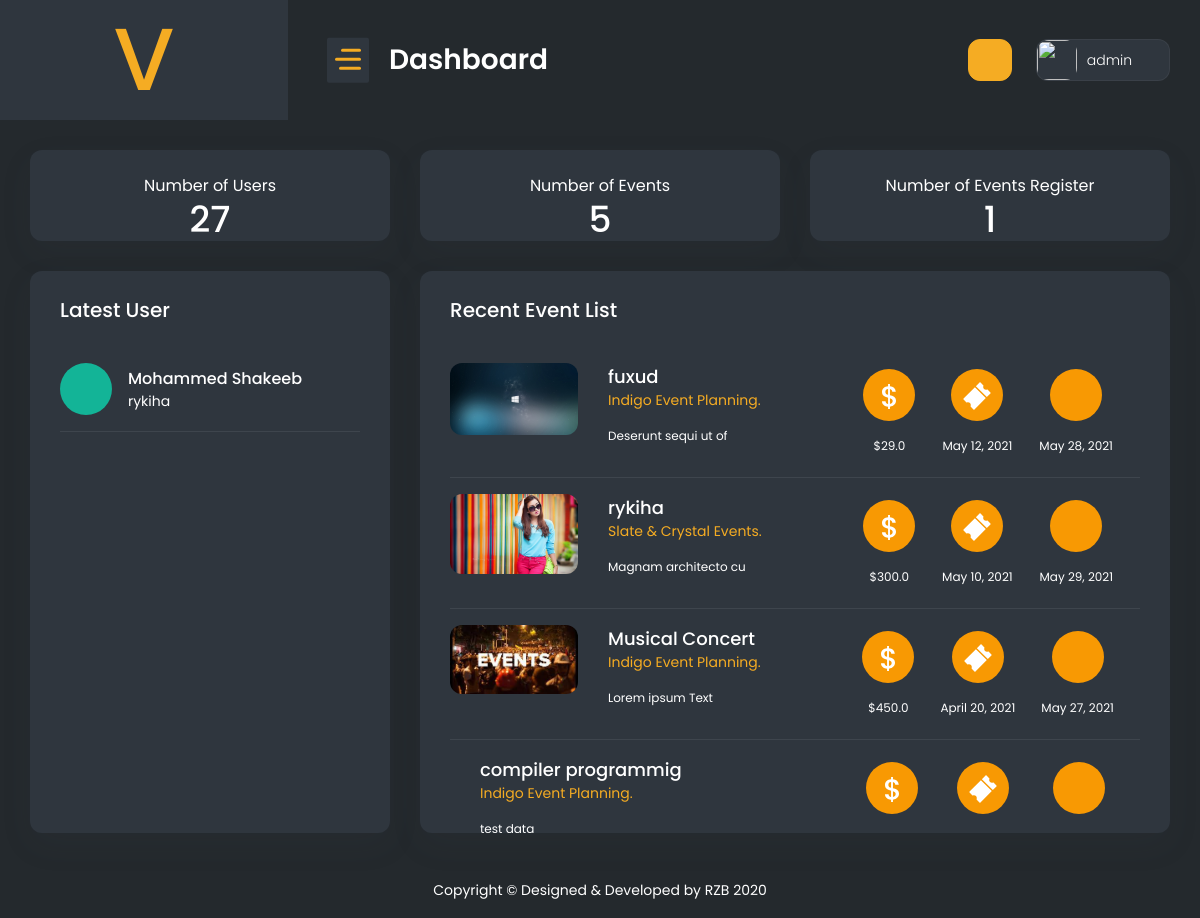
Screenshot of /superadmin/ (signed in) with the database file from the repository.
### webapp/models.py (models this page shows)
class User_Event_Registration(models.Model):
    Registration_id = models.AutoField(primary_key=True)
    user_id = models.ForeignKey(User_Signup , on_delete=models.SET_NULL,blank=True,null=True)
    EventId = models.ForeignKey(Event , on_delete=models.SET_NULL,blank=True,null=True)
    Description = models.CharField(max_length=255, default="")
    created = models.DateTimeField(auto_now_add=True, blank=True)
    status =models.CharField(max_length=100, choices=STATUS , default="Disable")

class User_Signup(models.Model):
    user_id = models.AutoField(primary_key=True)
    Name = models.CharField(max_length=255, default="")
    Surname = models.CharField(max_length=255, default="")
    Ci = models.CharField(max_length=255, default="")
    Ruc = models.CharField(max_length=255, default="")
    Gender = models.CharField(max_length=20, default="")
    Phones = models.CharField(max_length=20, default="")
    Email = models.EmailField(max_length=255, default="")
    Direction = models.CharField(max_length=255, default="")
    City =  models.CharField(max_length=255, default="")
    Birth_date  = models.DateField()
    Creation = models.DateTimeField(auto_now_add=True, blank=True)
    Password = models.TextField(max_length=500 , default="")
    def __str__(self):
        return self.Name

class Event(models.Model):
    EventId = models.AutoField(primary_key=True)
    EventName = models.CharField(max_length=255, default="")
    Cost = models.FloatField(default=0.0)
    Registration_start = models.DateField()
    Registration_end = models.DateField()
    Runner_quantity = models.IntegerField(default=0)
    Event_logo = models.ImageField(upload_to='Eventlogo/',default="SuperAdmin/dummy.jpg")
    Status = models.CharField(max_length=50, default="")
    EventTypeId = models.ForeignKey(Event_Type , on_delete=models.SET_NULL,blank=True,null=True)
    Description = models.TextField(default="")
    created = models.DateTimeField(auto_now_add=True, blank=True)
    buy_link=models.TextField(default="")
    def __str__(self):
        return self.EventName

class Event_Type(models.Model):
    EventTypeId = models.AutoField(primary_key=True)
    EventType = models.CharField(max_length=255, default="")
    Super_AdminAccount_id=models.ForeignKey(Super_AdminAccount , on_delete=models.SET_NULL,blank=True,null=True)
    def __str__(self):
        return self.EventType

### webapp/views.py (the view)
# urls.py: path('superadmin/',superadmin.as_view(),name="superadmin"),
class superadmin(View):
    def get(self,request):
        if not request.session.has_key('adminid'):
            return redirect("/superadminlogin")
        try:
            user = User_Signup.objects.all().count()
            userregister = User_Event_Registration.objects.all().count()
            event = Event.objects.all().count()
            latestuser = User_Event_Registration.objects.all().order_by('-Registration_id')[0:1]
            eventlist = Event.objects.all().order_by('-EventId')[0:4]
            return render(request ,'superadmin/index.html',{'user':user,'userregister':userregister,'event':event,'latestuser':latestuser,'eventlist':eventlist})
        except:
            return redirect("/superadmin")

### templates/superadmin/index.html (shortened to what this page needs)
{% extends 'superadmin/base.html' %}
{% load static %}
{% block body %}
<div class="container-fluid">
    <div class="row">
        <div class="col-xl-12 col-xxl-12 col-lg-12">
            <div class="row">
                <div class="col-sm-4">
                    <div class="card overflow-hidden">
                        <div class="mt-4 text-center align-items-start pb-0 border-0">
                            <div class="text-center">
                                <span class="fs-16">Number of Users</span>
                                <h1 class="fs-29 mb-0">{{user}}</h1>
                            </div>
                        </div>
                    </div>
                </div>
                <div class="col-sm-4">
                    <div class="card overflow-hidden">
                        <div class="mt-4 text-center align-items-start pb-0 border-0">
                            <div class="text-center">
                                <span class="fs-16">Number of Events</span>
                                <h1 class="fs-29 mb-0">{{event}}</h1>
                            </div>
                        </div>
                    </div>
                </div>
                <div class="col-sm-4">
                    <div class="card overflow-hidden">
                        <div class="mt-4 text-center align-items-start pb-0 border-0">
                            <div class="text-center">
                                <span class="fs-16">Number of Events Register</span>
                                <h1 class="fs-29 mb-0">{{userregister}}</h1>
                            </div>
                        </div>
                    </div>
                </div>
            </div>
        </div>
        <div class="col-xl-3 col-xxl-4 col-md-6">
            <div class="card">
                <div class="card-header border-0 pb-0">
                    <h4 class="fs-20">Latest User</h4>
                </div>
                <div class="card-body">
                    <div class="media pb-3 border-bottom mb-3 align-items-center">
                        <span class="ticket-icon mr-3 bg-primary">
                            <i class="fa fa-ticket fa-2x text-white"></i>
                        </span>
                        {% for l in latestuser %}
                        <div class="media-body">
                            <h6 class="fs-16 mb-0">{{l.user_id}}</h6>
                            <div class="d-flex">
                                <span class="fs-14 mr-auto">{{l.EventId}}</span>
                            </div>
                        </div>
                        {% endfor %}
                    </div>
                </div>
            </div>
        </div>
        <div class="col-xl-9 col-xxl-8">
            <div class="card event-bx">
                <div class="card-header border-0 pb-0">
                    <h4 class="fs-20">Recent Event List</h4>
                </div>
                <div class="card-body dz-scroll" id="event-bx">
                    {% for e in eventlist %}
                    <div class="media d-md-flex d-block pb-3 border-bottom mb-3">
                        <div class="image">
                            <img src="{{e.Event_logo.url}}" alt="">
                        </div>
                        <div class="media-body">
                            <h4 class="fs-18 mb-sm-0 mb-2"><a href="javascript.html"> {{e.EventName}}</a></h4>
                            <span class="fs-14 d-block mb-sm-3 mb-2 text-primary">{{e.EventTypeId}}</span>
                            <p class="fs-12">{{e.Description}}</p>
                        </div>
                        <div class="media-footer">
                            <div class="text-center">
                                <span class="ticket-icon bgl-primary mb-3">
                                </span>
                                <div class="fs-12 text-white">${{e.Cost}}</div>
                            </div>
                            <div class="text-center">
                                <span class="ticket-icon bgl-primary mb-3">
                                </span>
                                <div class="fs-12 text-white">{{e.Registration_start}}</div>
                            </div>
                            <div class="text-center">
                                <span class="ticket-icon bgl-primary mb-3">
                                </span>
                                <div class="fs-12 text-white">{{e.Registration_end}}</div>
                            </div>
                        </div>
                    </div>
                    {% endfor %}
                </div>
            </div>
        </div>
    </div>
</div>
{% endblock body %}

### rows the page displays
User_Event_Registration: user_id "Mohammed Shakeeb", EventId "rykiha"
Event: Event_logo (picture), EventName "fuxud", EventTypeId "Indigo Event Planning.", Description "Deserunt sequi ut of", Cost "29.0", Registration_start "May 12, 2021", Registration_end "May 28, 2021"
Event: Event_logo (picture), EventName "rykiha", EventTypeId "Slate & Crystal Events.", Description "Magnam architecto cu", Cost "300.0", Registration_start "May 10, 2021", Registration_end "May 29, 2021"
Event: Event_logo (picture), EventName "Musical Concert", EventTypeId "Indigo Event Planning.", Description "Lorem ipsum Text", Cost "450.0", Registration_start "April 20, 2021", Registration_end "May 27, 2021"
Event: EventName "compiler programmig", EventTypeId "Indigo Event Planning.", Description "test data"

### other values shown
{{ request.session.adminname }} "admin"
{{ user }} "27"
{{ event }} "5"
{{ userregister }} "1"
